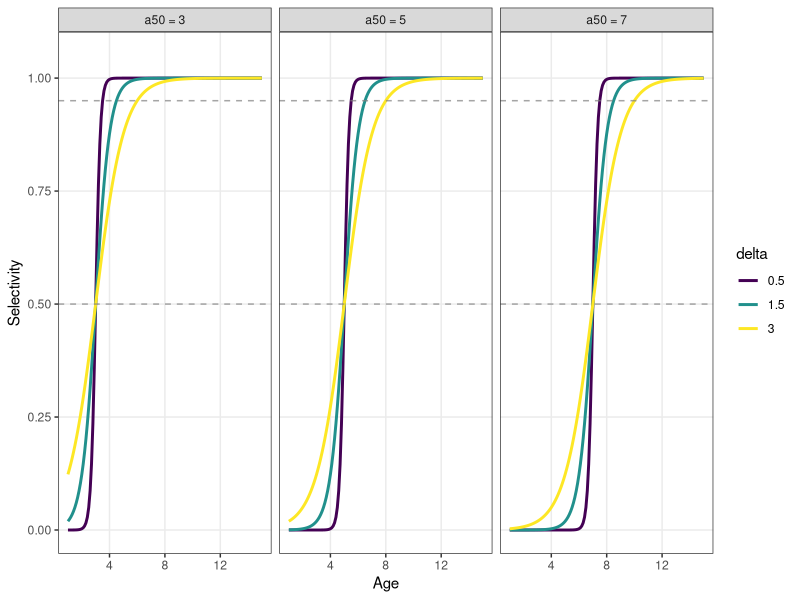

Reproduce this figure in R.
## ---- chunk 1
library(ggplot2)
library(dplyr)
library(tidyr)
library(patchwork)

logistic_sel <- function(age, a50, delta) {
  1 / (1 + exp(-log(19) * (age - a50) / delta))
}

ages <- seq(1, 15, by = 0.1)
## ---- chunk 2
#| label: fig-logistic-scenarios
#| fig-cap: "Standard logistic selectivity under different parameterizations."
scenarios <- expand_grid(
  a50 = c(3, 5, 7),
  delta = c(0.5, 1.5, 3.0),
  age = ages
) %>%
  mutate(
    selectivity = logistic_sel(age, a50, delta),
    label = sprintf("a50 = %g, delta = %g", a50, delta)
  )

ggplot(scenarios, aes(x = age, y = selectivity, color = factor(delta))) +
  geom_line(linewidth = 1) +
  facet_wrap(~ paste("a50 =", a50)) +
  geom_hline(yintercept = c(0.5, 0.95), linetype = "dashed",
             color = "gray50", alpha = 0.7) +
  scale_color_viridis_d(name = "delta") +
  scale_y_continuous(limits = c(0, 1.05)) +
  labs(x = "Age", y = "Selectivity") +
  theme_bw(base_size = 11) +
  theme(panel.grid.minor = element_blank())
